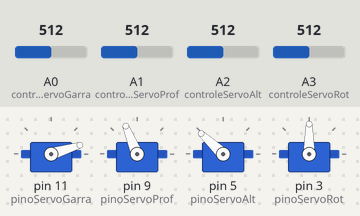
This sketch was run on a simulated Arduino Uno, built with avr-gcc and run on an emulated ATmega328P. Shown: 4 × servo. The inputs (shaded band) are chosen by the test bench; at power-on: A0 (controleServoGarra) = 512, A1 (controleServoProf) = 512, A2 (controleServoAlt) = 512, A3 (controleServoRot) = 512.

Above: at 1.2 s.
1.3 s: A0 (controleServoGarra) set to 716
At 1.7 s:
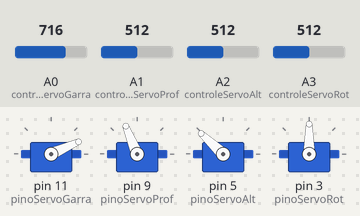
2.8 s: A1 (controleServoProf) set to 716
At 4.0 s:
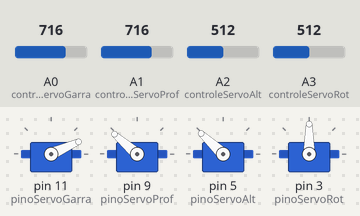
4.3 s: A2 (controleServoAlt) set to 716
At 5.2 s:
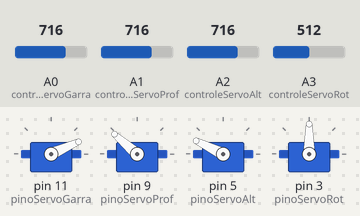
5.8 s: A3 (controleServoRot) set to 716
At 6.3 s:
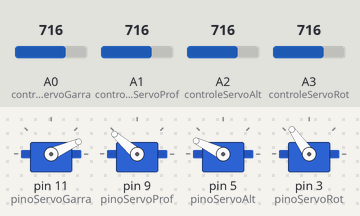
7.3 s: A1 (controleServoProf) set to 992
At 8.5 s:
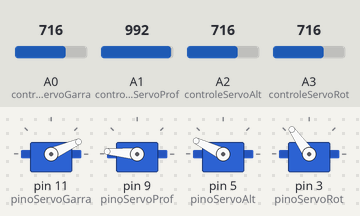
8.8 s: A2 (controleServoAlt) set to 992
At 9.8 s:
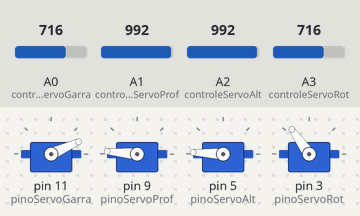
Timing chart, 0 to 11.3 s (numbered marks = the images above; inputs shaded):
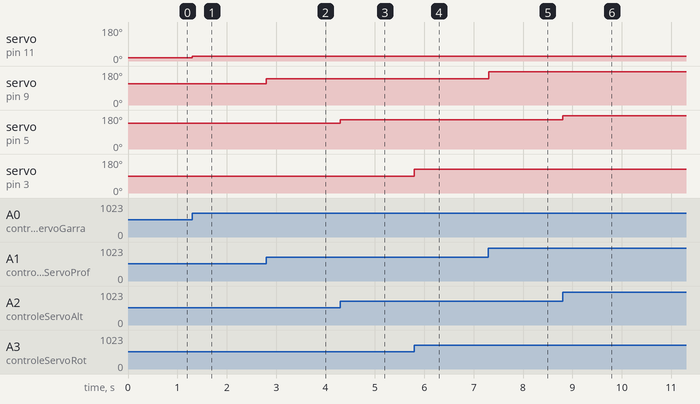

The sketch:

BracoRobotico.ino
```cpp
#include <Servo.h>

int controleServoGarra = A0;
int controleServoProf = A1;
int controleServoAlt = A2;
int controleServoRot = A3;

int pinoServoGarra = 11;
int pinoServoProf = 9;
int pinoServoAlt = 5;
int pinoServoRot = 3;

int anguloMinGarra = 0;
int anguloMaxGarra = 35;

int anguloMinProf = 45;
int anguloMaxProf = 180;

int anguloMinAlt = 95;
int anguloMaxAlt = 180;

int anguloMinRot = 0;
int anguloMaxRot = 180;

Servo servoGarra;
Servo servoProf;
Servo servoAlt;
Servo servoRot;

void setup() {
  servoGarra.attach(pinoServoGarra);
  servoProf.attach(pinoServoProf);
  servoAlt.attach(pinoServoAlt);
  servoRot.attach(pinoServoRot);
}

void loop() {
  servoGarra.write(map(analogRead(controleServoGarra),0,1023,anguloMinGarra,anguloMaxGarra));
  servoProf.write(map(analogRead(controleServoProf),0,1023,anguloMinProf,anguloMaxProf));
  servoAlt.write(map(analogRead(controleServoAlt),0,1023,anguloMinAlt,anguloMaxAlt));
  servoRot.write(map(analogRead(controleServoRot),0,1023,anguloMinRot,anguloMaxRot));
}
```

Measured:
- after the input at 1.3 s, servo on pin 11 (pinoServoGarra): 17° → 24° at once
- after the input at 2.8 s, servo on pin 9 (pinoServoProf): 112° → 139° at once
- after the input at 4.3 s, servo on pin 5 (pinoServoAlt): 137° → 154° at once
- after the input at 5.8 s, servo on pin 3 (pinoServoRot): 90° → 125° at once
- after the input at 7.3 s, servo on pin 9 (pinoServoProf): 139° → 175° at once
- after the input at 8.8 s, servo on pin 5 (pinoServoAlt): 154° → 177° at once
